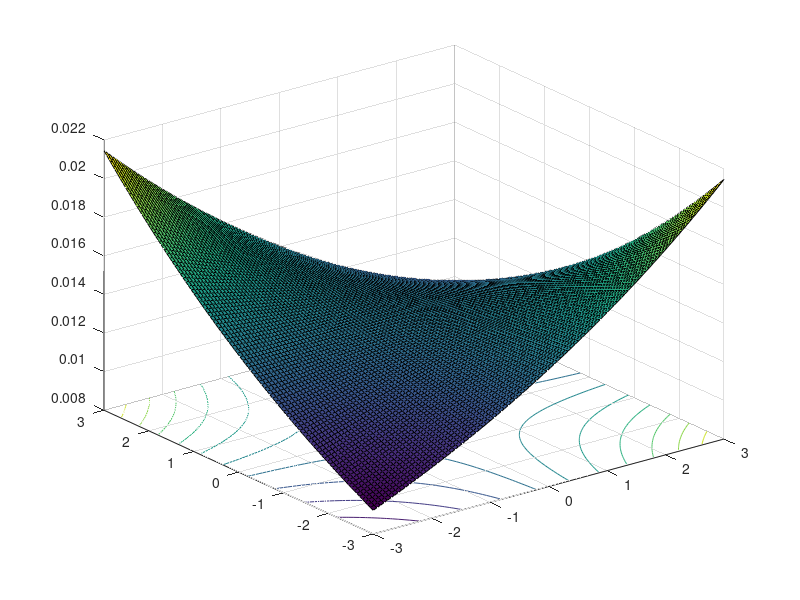
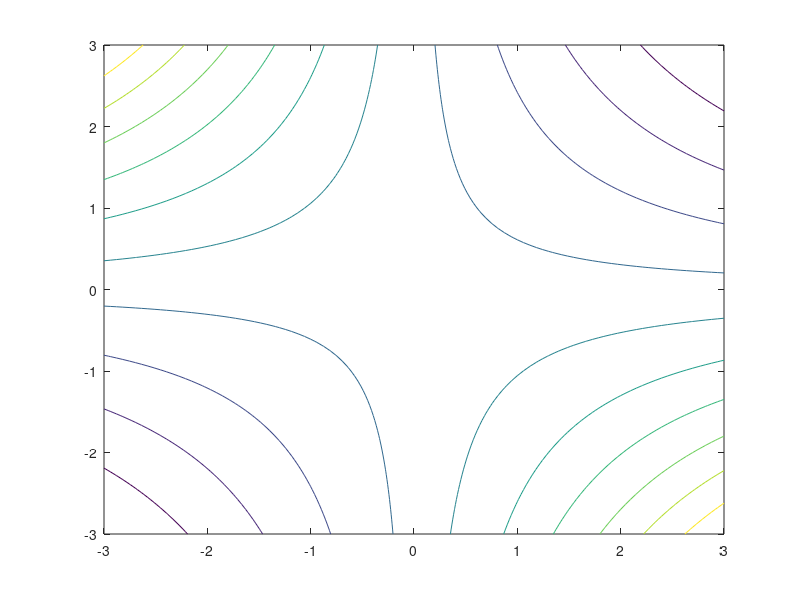

MATLAB code for these plots, in order:


clear all
x = linspace(-3, 3, 100)';
y = linspace(-3, 3, 100)';
[X, Y] = meshgrid(x, y);
M=[4,2;2,3];
t=2;
F = @(t) ((1/(4*pi*t*sqrt(det(M))))*exp((-[x,y]*inv(M)*[x,y]')/(4*t)));
figure, surfc(X,Y,F(t));
figure, contour(X, Y, F(t));
